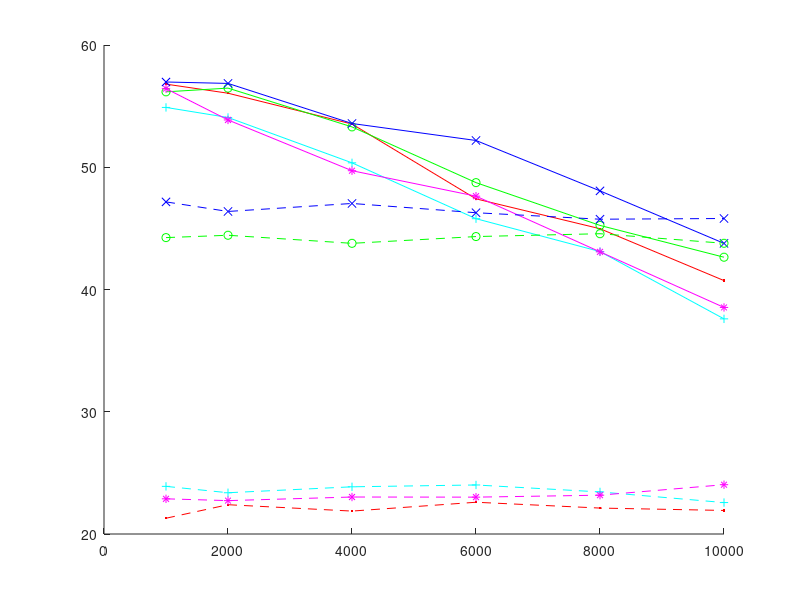

MATLAB code to generate this figure: (Note: this script raises an error after producing the figure.)
x = [1000	2000	4000	6000	8000	10000];
y1 = [56.79957	56.05665	53.536	47.41579	44.97198	40.73006];
y2 = [56.16983	56.47361	53.30165	48.74248	45.24219	42.64106];
y3 = [56.97386	56.85764	53.57914	52.18955	48.06758	43.775];
y4 = [54.89338	54.07194	50.36174	45.79225	43.10321	37.59815];
y5 = [56.43042	53.86949	49.71727	47.63388	43.08025	38.53284];
y6 = [21.28988	22.39598	21.8747	22.59792	22.12136	21.92659];
y7 = [44.24541	44.43746	43.77682	44.33072	44.56364	43.7801];
y8 = [47.16627	46.38333	47.03825	46.28018	45.74933	45.80833];
y9 = [23.89667	23.375	23.86119	24.0107	23.44196	22.57226];
y10 = [22.87778	22.73081	23.02529	23.01508	23.17542	24.03333];
y11 = [23.09214	22.58015	22.80085	23.22826	23.74478	23.04932];


p = plot(x, y1, 'r.-', x, y2, 'go-', x, y3, 'bx-', x, y4, 'c+-', x, y5, 'm*-', x, y6, 'r.--', x, y7, 'go--', x, y8, 'bx--', x, y9, 'c+--', x, y10, 'm*--', x, y10, 'yS--');
xlabel('Total iterations');
ylabel('FPS');
grid on;
axis([1000, 10000, 0, 60]);
columnlegend(2, {'Experiment No.1', 'Experiment No.2', 'Experiment No.3', 'Experiment No.4', 'Experiment No.5', 'Experiment No.6', 'Experiment No.7', 'Experiment No.8', 'Experiment No.9', 'Experiment No.10', 'Experiment No.11'}, 'Location', 'southwest');

